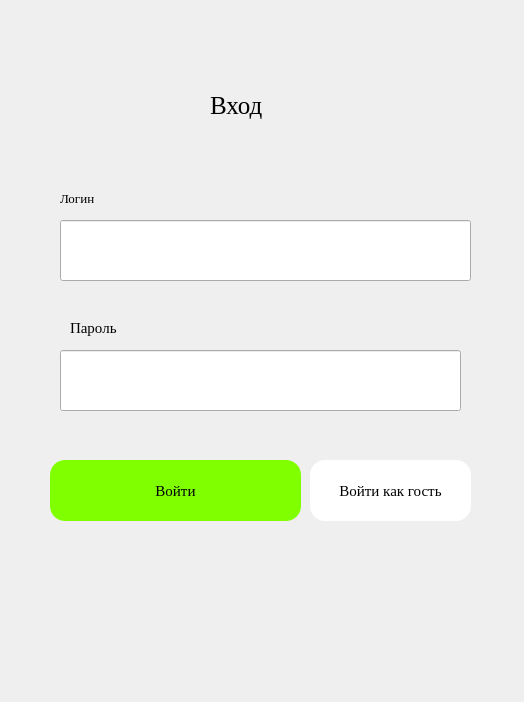
<?xml version="1.0" encoding="UTF-8"?>
<ui version="4.0">
 <class>Form</class>
 <widget class="QWidget" name="Form">
  <property name="geometry">
   <rect>
    <x>0</x>
    <y>0</y>
    <width>524</width>
    <height>702</height>
   </rect>
  </property>
  <property name="minimumSize">
   <size>
    <width>524</width>
    <height>702</height>
   </size>
  </property>
  <property name="maximumSize">
   <size>
    <width>524</width>
    <height>702</height>
   </size>
  </property>
  <property name="font">
   <font>
    <family>Times New Roman</family>
   </font>
  </property>
  <property name="windowTitle">
   <string>Form</string>
  </property>
  <widget class="QLabel" name="label">
   <property name="geometry">
    <rect>
     <x>210</x>
     <y>90</y>
     <width>101</width>
     <height>31</height>
    </rect>
   </property>
   <property name="font">
    <font>
     <pointsize>19</pointsize>
    </font>
   </property>
   <property name="text">
    <string>Вход</string>
   </property>
  </widget>
  <widget class="QLabel" name="label_2">
   <property name="geometry">
    <rect>
     <x>60</x>
     <y>190</y>
     <width>55</width>
     <height>16</height>
    </rect>
   </property>
   <property name="font">
    <font>
     <pointsize>10</pointsize>
    </font>
   </property>
   <property name="text">
    <string>Логин</string>
   </property>
  </widget>
  <widget class="QLabel" name="label_3">
   <property name="geometry">
    <rect>
     <x>70</x>
     <y>320</y>
     <width>81</width>
     <height>16</height>
    </rect>
   </property>
   <property name="font">
    <font>
     <pointsize>11</pointsize>
    </font>
   </property>
   <property name="text">
    <string>Пароль</string>
   </property>
  </widget>
  <widget class="QLineEdit" name="lineEdit">
   <property name="geometry">
    <rect>
     <x>60</x>
     <y>220</y>
     <width>411</width>
     <height>61</height>
    </rect>
   </property>
  </widget>
  <widget class="QLineEdit" name="lineEdit_2">
   <property name="geometry">
    <rect>
     <x>60</x>
     <y>350</y>
     <width>401</width>
     <height>61</height>
    </rect>
   </property>
  </widget>
  <widget class="QPushButton" name="pushButton">
   <property name="geometry">
    <rect>
     <x>50</x>
     <y>460</y>
     <width>251</width>
     <height>61</height>
    </rect>
   </property>
   <property name="font">
    <font>
     <pointsize>11</pointsize>
    </font>
   </property>
   <property name="styleSheet">
    <string notr="true">background-color: rgb(127, 255, 0);
border-radius:15px;</string>
   </property>
   <property name="text">
    <string>Войти</string>
   </property>
  </widget>
  <widget class="QPushButton" name="pushButton_2">
   <property name="geometry">
    <rect>
     <x>310</x>
     <y>460</y>
     <width>161</width>
     <height>61</height>
    </rect>
   </property>
   <property name="font">
    <font>
     <pointsize>11</pointsize>
    </font>
   </property>
   <property name="styleSheet">
    <string notr="true">background-color: rgb(255, 255, 255);
border-radius:15px;</string>
   </property>
   <property name="text">
    <string>Войти как гость</string>
   </property>
  </widget>
 </widget>
 <resources/>
 <connections/>
</ui>
